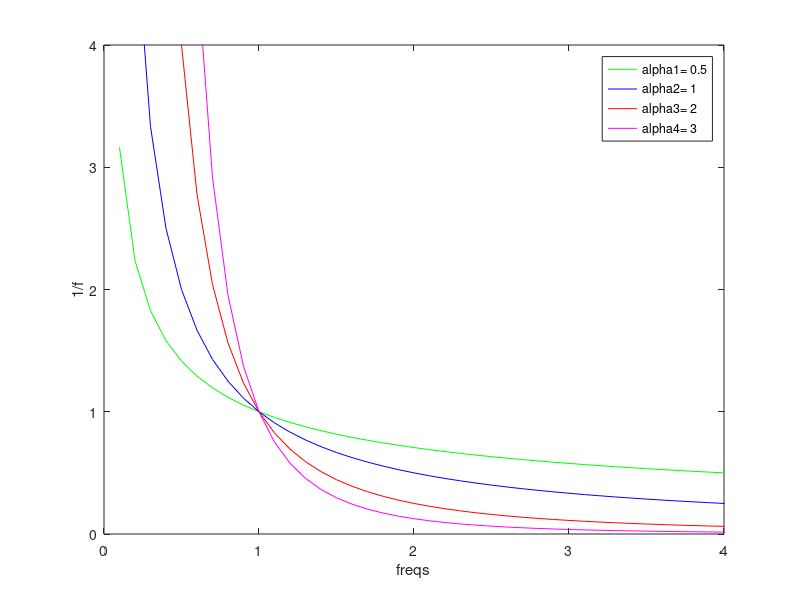

This figure's MATLAB source: (Note: this script raises an error after producing the figure.)
%% PLOT-1 examine beta or alpha or the slope
freqs=[0.1:0.1:50];

figure;
alpha1=0.5;
P=1./(freqs.^alpha1);
plot(freqs,P,'g');% 1overf
xlabel('freqs');ylabel('1/f');
% xlim([0 10]);ylim([0 10])
hold on; 

alpha2=1;
P=1./(freqs.^alpha2);
plot(freqs,P,'b');% 1overf
xlabel('freqs');ylabel('1/f');
% xlim([0 10]);ylim([0 10])

alpha3=2;
P=1./(freqs.^alpha3);
plot(freqs,P,'r');% 1overf
xlabel('freqs');ylabel('1/f');
% xlim([0 4]);ylim([0 4])

alpha4=3;
P=1./(freqs.^alpha4);
plot(freqs,P,'m');% 1overf
xlabel('freqs');ylabel('1/f');
xlim([0 4]);ylim([0 4])

legend(['alpha1= ' num2str(alpha1)], ['alpha2= ' num2str(alpha2)],...
    ['alpha3= ' num2str(alpha3)], ['alpha4= ' num2str(alpha4)]);
%% 1.3Hz tapping data
cd /ssd/zhibin/1overf/20220609_2P/Segmented_data/Plots
% calculate std of the tapping intervals
cd /home/zhibin/Documents/GitHub/Motor_cordination/1_over_f/data_analysis/2P_testing
%%  color scheme
red   = [1 0 0];
pink  = [1 0.65 0.75];
blue  = [0 0 1];
green = [0 1 0];
darkgreen = [0 0.5 0];
grey  = [0.5 0.5 0.5];
yellow  = [1 1 0];
deepyellow  = [1 0.8 0.2];
megenta = [1 0 1];% fill([0 1 1 0],[0 0 1 1],megenta)
cyan = [0 1 1]; % fill([0 1 1 0],[0 0 1 1],cc)
purple = [0.6 0.1 0.9];
ARFIMAcolors=[deepyellow;darkgreen;pink];
    
%% PLOT-2 Try the 2 functions fit the slope to find d
% Function 1
cd /home/zhibin/Documents/GitHub/Motor_cordination/1_over_f/data_analysis/ARFIMA
addpath(genpath('/home/zhibin/Documents/GitHub/Motor_cordination/1_over_f/data_analysis/ARFIMA'));
addpath /home/zhibin/Documents/GitHub/Motor_cordination/1_over_f/data_analysis/2P_testing
addpath /home/zhibin/Documents/GitHub/Motor_cordination/1_over_f/data_analysis/DFA
%%% ARFIMA(0,d,0)
figure('units','normalized','outerposition',[0 0 1 0.5]);
N=600;d=0.5;stdx=20;
[Z] = ARFIMA_SIM(N,[],[],d,stdx);
y=Z+750;
subplot(1,4,1); plot(y,'b');
subplot(1,4,2); autocorr(y,N-1);
subplot(1,4,3); Fs=1.3; [freqs,fcoef] = oneoverf(y,Fs);xlabel('Log(f)');ylabel('Log(power)');
subplot(1,4,4); [D,Alpha1]=DFA_main(y);

% Function 2
addpath /home/zhibin/Documents/GitHub/Motor_cordination/1_over_f/ARFIMA/dgp_arfima
% ARFIMA(0,0.8,0) >>>>  Results=dgp_arfima(0,[],[],600,1,0.8);
figure('units','normalized','outerposition',[0 0 1 0.5]);
T=600;SD=20;d=0.5;F=0;
Z=dgp_arfima(0,[],[],T,SD,d,F);
y=Z+750;
subplot(1,4,1); plot(y,'b');
subplot(1,4,2); autocorr(y,T-1);
subplot(1,4,3); Fs=1.3; [freqs,fcoef] = oneoverf(y,Fs);xlabel('Log(f)');ylabel('Log(power)');
subplot(1,4,4); [D,Alpha1]=DFA_main(y);

%% PLOT-2-1
N=600;F=[];O=[];d=0.5;stdx=20;
[Z] = ARFIMA_SIM(N,F,O,d,stdx,er)


c=0;ARo=[];MAo=[];T=100;SD=20;d=0.7;F=1;
sim=dgp_arfima(c,ARo,MAo,T,SD,d,F);


%% PLOT-3 Different d
figure('units','normalized','outerposition',[0 0 1 1]);
N=1000;stdx=20;
% ds=[-0.5 -0.2 0.5];
ds=[0.2 0.5 1];
for i=1:length(ds)
    [Z] = ARFIMA_SIM(N,[],[],ds(i),stdx);
    y=Z+750;
    subplot(length(ds),4,(i-1)*4+1); 
        plot(y,'b');title(['d = ' num2str(ds(i))]);
        % ylim([680 840]);
    subplot(length(ds),4,(i-1)*4+2); 
        autocorr(y,N-1);title(['d = ' num2str(ds(i))]);
        % ylim([-0.5 1]);
    subplot(length(ds),4,(i-1)*4+3); 
        Fs=1.3; [freqs,fcoef,beta,xx,yy,FitValues] = oneoverf(y,Fs);
        plot(xx, yy,'bx');xlabel('Log10(f)');ylabel('Log10(power)');
        hold on;
        plot(xx',FitValues,'r--');
%         plotAdded(mdl);
        legend({'Data',['Fit (Beta=' num2str(beta) ')']},'Location','northeast');
        title(['d = ' num2str(ds(i)) '   (beta = d*2)']);
        % ylim([-2.5 1]);
    subplot(length(ds),4,(i-1)*4+4); 
        [D,Alpha1,n,F_n,FitValues]=DFA_main(y);
        plot(log10(n),log10(F_n),'bx');
        xlabel('Scale [log10(n)]'); ylabel('RMS [log10(F-n)]');
        hold on;
        plot(log10(n(1:end)),FitValues,'r--');
        legend({'Data',['Fit (H=' num2str(Alpha1) ')']},'Location','southeast');
        title(['d = ' num2str(ds(i)) '   (H = d+0.5)']);
        % ylim([0 3]);
end
% cd /usr/local/MATLAB/R2019a/toolbox/bioinfo/biodemos/ %suptitle.m
% cd /usr/local/MATLAB/R2022a/toolbox/bioinfo/biodemos/ % suptitle.m
suptitle(['Different d with same std = ' num2str(stdx)]);

figureName=['Different_d'];
saveas(gcf,figureName,'fig');

%% PLOT-3-1 add parcorr
figure('units','normalized','outerposition',[0 0 1 1]);
N=100;stdx=20;
ds=[0.2 0.5 1];
for i=1:length(ds)
    [Z] = ARFIMA_SIM(N,[],[],ds(i),stdx);
    y=Z+750;
    subplot(length(ds),5,(i-1)*5+1); 
        plot(y,'b');title(['d = ' num2str(ds(i))]);
        % ylim([680 840]);
    subplot(length(ds),5,(i-1)*5+2); 
        autocorr(y,N-1);title(['d = ' num2str(ds(i))]);
        ylabel('autocorr')
        % ylim([-0.5 1]);
    subplot(length(ds),5,(i-1)*5+3); 
        parcorr(y,N-1);title(['d = ' num2str(ds(i))]);
        ylabel('parcorr')
        % ylim([-0.5 1]);   
    subplot(length(ds),5,(i-1)*5+4); 
        Fs=1.3; [freqs,fcoef] = oneoverf(y,Fs);
        xlabel('Log(f)');ylabel('Log(power)');
        title(['d = ' num2str(ds(i)) '   (beta = d*2)']);
        % ylim([-2.5 1]);
    subplot(length(ds),5,(i-1)*5+5); 
        [D,Alpha1]=DFA_main(y);
        title(['d = ' num2str(ds(i)) '   (H = d+0.5)']);
        % ylim([0 3]);
end
% cd /usr/local/MATLAB/R2019a/toolbox/bioinfo/biodemos/ %suptitle.m
% cd /usr/local/MATLAB/R2022a/toolbox/bioinfo/biodemos/ % suptitle.m
suptitle(['Different d with same std = ' num2str(stdx)]);

%% PLOT-4 Different length
Ns=[100 500 1000 3000];d=1;stdx=20;
figure('units','normalized','outerposition',[0 0 1 1]);
for i=1:length(Ns)
    [Z] = ARFIMA_SIM(Ns(i),[],[],d,stdx);
    y=Z+750;
    subplot(length(Ns),4,(i-1)*4+1); 
        plot(y,'b');
        title(['d = ' num2str(d) '    data length = ' num2str(Ns(i))]);
        % ylim([680 840]);
    subplot(length(Ns),4,(i-1)*4+2); 
        autocorr(y,Ns(i)-1);
        title(['d = ' num2str(d) '    data length = ' num2str(Ns(i))]);
        % ylim([-0.5 1]);
    subplot(length(Ns),4,(i-1)*4+3); 
        Fs=1.3; [freqs,fcoef] = oneoverf(y,Fs);
        xlabel('Log10(f)');ylabel('Log10(power)');
        title(['d = ' num2str(d) '    data length = ' num2str(Ns(i))]);
        % ylim([-2.5 1]);
    subplot(length(Ns),4,(i-1)*4+4); 
        [D,Alpha1]=DFA_main(y);
        title(['d = ' num2str(d) '    data length = ' num2str(Ns(i))]);
        % ylim([0 3]);
end
suptitle(['Different length with same d = ' num2str(d)]);

figureName=['Different_N'];
saveas(gcf,figureName,'fig');

%% PLOT-5 Segmenting 3000 taps into 100 taps/chuncks
Ns=[3000 1000 500 100];d=1;stdx=20;
figure('units','normalized','outerposition',[0 0 1 1]);
for i=1:length(Ns)
    [Z] = ARFIMA_SIM(3000,[],[],d,stdx);
    y=Z+750;
    ys=y(1:Ns(i));
    subplot(length(Ns),4,(i-1)*4+1); 
        plot(ys,'b');
        title(['d = ' num2str(d) '    data length = ' num2str(Ns(i))]);
        % ylim([680 840]);
    subplot(length(Ns),4,(i-1)*4+2); 
        autocorr(ys,Ns(i)-1);
        title(['d = ' num2str(d) '    data length = ' num2str(Ns(i))]);
        % ylim([-0.5 1]);
    subplot(length(Ns),4,(i-1)*4+3); 
        Fs=1.3; [freqs,fcoef] = oneoverf(ys,Fs);
        xlabel('Log10(f)');ylabel('Log10(power)');
        title(['d = ' num2str(d) '    data length = ' num2str(Ns(i))]);
        % ylim([-2.5 1]);
    subplot(length(Ns),4,(i-1)*4+4); 
        [D,Alpha1]=DFA_main(ys);
        title(['d = ' num2str(d) '    data length = ' num2str(Ns(i))]);
        % ylim([0 3]);
end
suptitle(['The 1st Segment with different length from the 3000 taps']);

figureName=['Different_Segment'];
saveas(gcf,figureName,'fig');

%% PLOT-6-calculation for 100 or 600 taps see how stable the estimations are
%{ 
N=100; ds=[0.1:0.1:1]; repeat=100; stdx=20;
%}

function [Betass,BetassErr,Hss,HssErr] = IterARFIMA(N,ds,repeat,stdx);

% calcualtion
Betass=[];Hss=[];BetassErr=[];HssErr=[];
for j=1:length(ds)
    d=ds(j);
    Betas=[];Hs=[];
    for i=1:repeat 
        % [Z] = ARFIMA_SIM(N,[],[],d,stdx);
        Z=dgp_arfima(0,[],[],N,stdx,d,0);
        y=Z+750;
        % PSA
        Fs=1.3; [~,~,beta] = oneoverf(y,Fs);
        % DFA
        [~,H]=DFA_main(y);
        % append the values
        Betas = [Betas beta];
        Hs = [Hs H];  
    end
Betass=[Betass;Betas];
BetassErr=[BetassErr; std(Betas)/sqrt(N)];
Hss=[Hss;Hs];
HssErr=[HssErr; std(Hs)/sqrt(N)];
end
end

%% PLOT-6-1 plot all 10 subplots
figure('units','normalized','outerposition',[0 0 1 1]);
for j=1:length(ds)
    subplot(2,10,j);    
    hist(Betass(j,:),repeat);
    xlabel('beta');ylabel('repeats');
    xlim([-2 5]);
    title(['d = ' num2str(ds(j))]);
    
    subplot(2,10,10+j);
    hist(Hss(j,:),repeat); 
    xlabel('H');ylabel('repeats');
    xlim([0 2]);
    title(['d = ' num2str(ds(j))]);
end
% suptitle(['Beta and H with different d repeating 100 times (ARFIMA-SIM ([],d,[]); length of ' num2str(N) ')']);
suptitle(['Beta and H with different d repeating 100 times (dgp-arfima ([],d,[]); length of ' num2str(N) ')']);

%% PLOT-6-2 : 2 plots with error bar
figure;
subplot(1,2,1);
errorbar(ds,mean(Betass,2),BetassErr,'.')
xlabel('d');ylabel('Beta');xlim([0 1.1]);
title(['Beta with standard error']);
B=2.*ds; hold on; plot(ds,B,'color',purple);
legend({'B','B=2*d'},'Location','southeast');
subplot(1,2,2);
errorbar(ds,mean(Hss,2),HssErr,'.')
xlabel('d');ylabel('H');xlim([0 1.1]);
title(['H with standard error']);
H=ds+0.5; hold on; plot(ds,H,'color',purple);
legend({'H','H=d+0.5'},'Location','southeast');
suptitle(['Beta and H with different d repeating 100 times (ARFIMA ([],d,[]); length of ' num2str(N) ')']);

%% PLOT-6-2-1 : 2 plots with error bar for 3 different length
Ns=[100 600 1000]; ds=[0.1:0.1:1]; repeat=100; stdx=20;
figure;
tic;
for i=1:3
    [Betass,BetassErr,Hss,HssErr] = IterARFIMA(Ns(i),ds,repeat,stdx);
    subplot(1,2,1);
        hold on;
        errorbar(ds,mean(Betass,2),BetassErr,'.','color',ARFIMAcolors(i,:));
        xlabel('d');ylabel('Beta');xlim([0 1.1]);
        title(['Beta with standard error']);
        hold off;
        if i==3;
            B=2.*ds; hold on; plot(ds,B,'color',purple);hold off;
            legend({'N=100','N=600','N=1000','B=2*d'},'Location','southeast');
        end
    subplot(1,2,2);
        hold on;
        errorbar(ds,mean(Hss,2),HssErr,'.','color',ARFIMAcolors(i,:))
        xlabel('d');ylabel('H');xlim([0 1.1]);
        title(['H with standard error']);
        hold off;
        if i==3;
            H=ds+0.5; hold on; plot(ds,H,'color',purple);hold off;
            legend({'N=100','N=600','N=1000','H=d+0.5'},'Location','southeast');
        end
end
suptitle(['Beta and H with different d repeating 100 times (ARFIMA ([],d,[]); length of ' num2str(Ns) ')']);
toc

%Elapsed time is 640.222034 seconds.
figureName=['InterARFIMA'];
saveas(gcf,figureName,'fig');
    
%% PLOT-6-3 : 2 violin plots
addpath /home/zhibin/Documents/GitHub/Motor_cordination/1_over_f/data_analysis/violin
figure;
subplot(1,2,1);
[h,L,MX,MED]=violin(Betass');
ylabel('\beta','FontSize',14)
xticks([1:10]);
xticklabels(string(ds));
xlabel('d');
title(['Beta']);
subplot(1,2,2);
[h,L,MX,MED]=violin(Hss');
ylabel('H','FontSize',14)
xticks([1:10]);
xticklabels(string(ds));
xlabel('d');
suptitle(['Beta and H with different d repeating 100 times (ARFIMA ([],d,[]); length of ' num2str(N) ')']);

%% PLOT-7 simulation plot for the army 
N=100; d=0.7; repeat=100; stdx=20;

Z=dgp_arfima(0,[],[],N,stdx,d,0);
y1=round(Z'+750); 
Y1=[];
for i=1:length(y1)
    Y1=[Y1 1 zeros(1,y1(i))];
end

Z=dgp_arfima(0,[],[],N,stdx,d,0);
y2=round(Z'+750);
Y2=[];
for i=1:length(y2)
    Y2=[Y2 1 zerxcos(1,y2(i))];
end
Y2=[zeros(1,750/2) Y2]; % add the offset
% figure;plot(y1,'r');hold on;plot(y2,'b');

figure('units','normalized','outerposition',[0 0 0.6 1]);
subplot(4,1,1);
plot(Y1,'r');hold on;plot(Y2,'b');
xlabel('time (ms)');
yticks(1);yticklabels('button pressed');
xlim([750*0 750*40]); ylim([0 1.5]);
legend('Player L','Player R');
title('Syncopated tapping sequences of 2 players');

subplot(4,2,3);
MinLength=min([length(y1) length(y2)]);
[acf,lags,bounds] = autocorr(y1(1:MinLength),MinLength-1);
stem(lags,acf,'r'); xlabel('Lag');ylabel('\rho(k)');
hold on;
h = line(lags,bounds(1)*ones(length(acf),1));
h1 = line(lags,bounds(2)*ones(length(acf),1));
set(h,'color',[1 0 1]);
set(h1,'color',[1 0 1]);
title('Autocorr: Player L');
subplot(4,2,5);
[acf,lags,bounds] = autocorr(y2(1:MinLength),MinLength-1);
stem(lags,acf,'b'); xlabel('Lag');ylabel('\rho(k)');
hold on;
h = line(lags,bounds(1)*ones(length(acf),1));
h1 = line(lags,bounds(2)*ones(length(acf),1));
set(h,'color',[1 0 1]);
set(h1,'color',[1 0 1]);
title('Autocorr: Player R');
subplot(4,2,7);
yy1=y1-mean(y1);yy2=y2-mean(y2);
[r,lags]=xcorr(yy1(1:MinLength),yy2(1:MinLength),MinLength-1,'normalized');
plot(lags,r,'color',[0 0.5 0]);xlabel('Lag');ylabel('\rho(k)');yline(0,'color',[1 0.8 0.2]);
title('Xcorr: Player L & R');

subplot(4,2,[4 6 8]);
[D,Alpha1,n,F_n,FitValues]=DFA_main(y1);
plot(log10(n),log10(F_n),'rx');
hold on; plot(log10(n),FitValues,'r');
[D,Alpha2,n,F_n,FitValues]=DFA_main(y2);
plot(log10(n),log10(F_n),'bx');
hold on; plot(log10(n),FitValues,'b');
legend({'Player L',['H=' num2str(Alpha1)],'Player R',['H=' num2str(Alpha2)],},'Location','southeast');
xlabel('Scale [log10(n)]') % win_lengths 
ylabel('RMS [log10(F-n)]') % RMS values
title('DFA')

figureName=['ZBPlot20220624'];
saveas(gcf,figureName,'jpg');
    
%% PLOT-7-1 simulation plot for the army 
%parameters
N=100; 
d=0.7; 
nrepeat=10; 
stdx=10; 
meanx = 750;

acfmean1 = zeros(1,N/2+1);
acfmean2 = zeros(1,N/2+1);
rmean12 = zeros(1,N+1);
boundsmean1 = zeros(1,2);
boundsmean2 = zeros(1,2);

for j = 1:nrepeat 

    Z=dgp_arfima(0,[],[],N,stdx,d,0);
    y1=round(Z'+meanx); 
    
    Z=dgp_arfima(0,[],[],N,stdx,d,0);
    y2=round(Z'+meanx);
    
    Y1=[];
    for i=1:length(y1)
        Y1 =[Y1 1 zeros(1,y1(i))];
    end
    Y2=[];
    for i=1:length(y2)
        Y2 =[Y2 1 zeros(1,y2(i))];
    end
    Y2 =[zeros(1,750/2) Y2]; % add the offset
    
    MinLength=min([length(y1) length(y2)]);
    
    y1 = y1-mean(y1);
    y2 = y2-mean(y2);
    
    [acf1,lags1,bounds1] = autocorr(y1(1:MinLength),N/2);
    acfmean1 = acfmean1+ acf1;
    boundsmean1 = boundsmean1 + bounds1;
    [acf2,lags2,bounds2] = autocorr(y2(1:MinLength),N/2);
    acfmean2 = acfmean2 + acf2;
    [r12,lags12]=xcorr(y1(1:MinLength),y2(1:MinLength),N/2,'normalized');
    rmean12 = rmean12 + r12;
    boundsmean2 = boundsmean2 + bounds2;
end;

acfmean1 = acfmean1/nrepeat;
acfmean2 = acfmean2/nrepeat;
rmean12 = rmean12/nrepeat;
boundsmean1=boundsmean1/nrepeat;
boundsmean2=boundsmean2/nrepeat;



% Plotting is afterwards
figure('units','normalized','outerposition',[0 0 0.6 1]);

subplot(4,1,1);
plot(Y1,'r');hold on;plot(Y2,'b');
xlabel('time (ms)');
yticks(1);yticklabels('button pressed');
xlim([750*0 750*40]); ylim([0 1.5]);
legend('Player L','Player R');
title('Syncopated tapping sequences of 2 players');

subplot(4,2,3);
stem(lags1,acfmean1,'r'); xlabel('Lag');ylabel('\rho(k)');
% plot(lags1,acfmean1,'r'); xlabel('Lag');ylabel('\rho(k)');
axis([0 50 -0.2 1]) 
hold on;
h = line(lags1,boundsmean1(1)*ones(length(acfmean1),1));
h1 = line(lags1,boundsmean1(2)*ones(length(acfmean1),1));
set(h,'color',[1 0 1]);
set(h1,'color',[1 0 1]);
title('Autocorr: Player L');

subplot(4,2,5);
stem(lags2,acfmean2,'b'); xlabel('Lag');ylabel('\rho(k)');
% plot(lags2,acfmean2,'b');xlabel('Lag');ylabel('\rho(k)');
axis([0 50 -0.2 1]) 
hold on;
h = line(lags2,boundsmean2(1)*ones(length(acfmean2),1));
h1 = line(lags2,boundsmean2(2)*ones(length(acfmean2),1));
set(h,'color',[1 0 1]);
set(h1,'color',[1 0 1]);
title('Autocorr: Player R');

subplot(4,2,7);
plot(lags12,rmean12,'color',[0 0.5 0]);xlabel('Lag');ylabel('\rho(k)');
yline(0,'color',[1 0.8 0.2]);
axis([-50 50 -0.2 1]);
title('Xcorr: Player L & R');

subplot(4,2,[4 6 8]);
[D,Alpha1,n,F_n,FitValues]=DFA_main(y1);
plot(log10(n),log10(F_n),'rx');
hold on; plot(log10(n),FitValues,'r');
[D,Alpha2,n,F_n,FitValues]=DFA_main(y2);
plot(log10(n),log10(F_n),'bx');
hold on; plot(log10(n),FitValues,'b');
legend({'Player L',['H=' num2str(Alpha1)],'Player R',['H=' num2str(Alpha2)],},'Location','southeast');
xlabel('Scale [log10(n)]') % win_lengths 
ylabel('RMS [log10(F-n)]') % RMS values
title('DFA')

figureName=['RMPlot20220625'];
saveas(gcf,figureName,'jpg');

%% PLOT-7-2 syncopation plot for the army 
cd D:\360MoveData\Users\alienware\Documents\GitHub\Motor_cordination\1_over_f\data_analysis\ARFIMA\Sim_plots
addpath D:\360MoveData\Users\alienware\Documents\GitHub\Motor_cordination\1_over_f\data_analysis\2P_testing
cd D:\360MoveData\Users\alienware\Documents\GitHub\Motor_cordination\1_over_f\data_analysis\2P_testing
addpath D:\360MoveData\Users\alienware\Documents\GitHub\Motor_cordination\1_over_f\data_analysis\DFA
cd G:\1overf\20220610_2P
cd G:\1overf\20220610_2P\Segmented_data\1_50Hz_ICAautomized
clear
load('BP20220610.mat')
load('FB20220610.mat')

condi=1; BP_L=BPCondi1L; FB_L=FBCondi1L; BP_R=BPCondi1R;FB_R=FBCondi1R;
condi=2; BP_L=BPCondi2L; FB_L=FBCondi2L; BP_R=BPCondi2R;FB_R=FBCondi2R;
condi=3; BP_L=BPCondi3L; FB_L=FBCondi3L; BP_R=BPCondi3R;FB_R=FBCondi3R;
condi=4; BP_L=BPCondi4L; FB_L=FBCondi4L; BP_R=BPCondi4R;FB_R=FBCondi4R;
% syncopation expt
conditionNames={'uncoupled' 'L-lead' 'R-lead' 'mutual-1.3Hz'};

y1=Calinterval(BP_L')./2;
y2=Calinterval(BP_R')./2;

% time (ms) for 100 taps
Inter100=round(100/1.3,3);

sr=2000;
nrepeat=3;
y1=[];y2=[];
MinLength=74; % choose an even number
acfmean1=zeros(1,round(MinLength/2)+1);
boundsmean1=zeros(1,2);
acfmean2=zeros(1,round(MinLength/2)+1);
boundsmean2=zeros(1,2);
rmean12=zeros(1,round(MinLength)+1);


for i=1:nrepeat
    y1(i).BPint=Calinterval(BP_L((Inter100*sr*(i-1)+1):(Inter100*sr*i))')./2;
    y2(i).BPint=Calinterval(BP_R((Inter100*sr*(i-1)+1):(Inter100*sr*i))')./2;
    
    % MinLength=min([length(y1(i).BPint) length(y2(i).BPint)]);
    
    y1(i).BPint = y1(i).BPint-mean(y1(i).BPint);
    y2(i).BPint = y2(i).BPint-mean(y2(i).BPint);
    
    [acf1,lags1,bounds1] = autocorr(y1(i).BPint(1:MinLength),round(MinLength/2));
    acfmean1 = acfmean1+ acf1;
    boundsmean1 = boundsmean1 + bounds1;
    [acf2,lags2,bounds2] = autocorr(y2(i).BPint(1:MinLength),round(MinLength/2));
    acfmean2 = acfmean2 + acf2;
    boundsmean2 = boundsmean2 + bounds2;
    [r12,lags12]=xcorr(y1(i).BPint(1:MinLength),y2(i).BPint(1:MinLength),round(MinLength/2),'normalized');
    rmean12 = rmean12 + r12;
    
end;

acfmean1 = acfmean1/nrepeat;
acfmean2 = acfmean2/nrepeat;
rmean12 = rmean12/nrepeat;
boundsmean1=boundsmean1/nrepeat;
boundsmean2=boundsmean2/nrepeat;


% calculate H in the 5 window
Alphas1=[];Alphas2=[];% Hs1Err=[];Hs2Err=[];  [HssErr; std(Hs)/sqrt(N)];
for i=1:nrepeat
    [D,Alpha1,n,F_n,FitValues]=DFA_main(y1(i).BPint(1:MinLength));
    Alphas1=[Alphas1 Alpha1];
    % Hs1Err=[Hs1Err std(Alphas1)/sqrt(N)];
    [D,Alpha2,n,F_n,FitValues]=DFA_main(y2(i).BPint(1:MinLength));
    Alphas2=[Alphas2 Alpha2];
end

% figure;
% plot(1:5,Alphas1,'r');hold on; plot(1:5,Alphas2,'b')
% xlabel('window');ylabel('H');xlim([0 6]);
% xticks(1:5);xticklabels(string(1:5));
% title(['H values in 5 consecutive window']);
% legend({'Player L','Player R'},'Location','southeast');



% Plotting is afterwards
figure('units','normalized','outerposition',[0 0 0.6 1]);

subplot(4,1,1);
plot(BP_L,'r');hold on;plot(BP_R,'b');
xlabel('time (ms)');
yticks(1);yticklabels('button pressed');
xlim([sr*0 sr*Inter100/3]); ylim([0 1.5]);
legend('Player L','Player R');
title(['Syncopated tapping sequences of 2 players' conditionNames(condi)]);

subplot(4,2,3);
stem(lags1,acfmean1,'r'); xlabel('Lag');ylabel('\rho(k)');
% plot(lags1,acfmean1,'r'); xlabel('Lag');ylabel('\rho(k)');
axis([0 MinLength/2 -0.3 1]) 
hold on;
h = line(lags1,boundsmean1(1)*ones(length(acfmean1),1));
h1 = line(lags1,boundsmean1(2)*ones(length(acfmean1),1));
set(h,'color',[1 0 1]);
set(h1,'color',[1 0 1]);
title('Autocorr: Player L');

subplot(4,2,5);
stem(lags2,acfmean2,'b'); xlabel('Lag');ylabel('\rho(k)');
% plot(lags2,acfmean2,'b');xlabel('Lag');ylabel('\rho(k)');
axis([0 MinLength/2 -0.3 1]) 
hold on;
h = line(lags2,boundsmean2(1)*ones(length(acfmean2),1));
h1 = line(lags2,boundsmean2(2)*ones(length(acfmean2),1));
set(h,'color',[1 0 1]);
set(h1,'color',[1 0 1]);
title('Autocorr: Player R');

subplot(4,2,7);
plot(lags12,rmean12,'color',[0 0.5 0]);xlabel('Lag');ylabel('\rho(k)');
yline(0,'color',[1 0.8 0.2]);xline(0,'color',[1 0.8 0.2]);
axis([-MinLength/2 MinLength/2 -0.3 1]);
title('Xcorr: Player L & R');

subplot(4,2,[4 6]);
i=2;
[D,Alpha1,n,F_n,FitValues]=DFA_main(y1(i).BPint(1:MinLength));
plot(log10(n),log10(F_n),'rx');
hold on; plot(log10(n),FitValues,'r');
[D,Alpha2,n,F_n,FitValues]=DFA_main(y2(i).BPint(1:MinLength));
plot(log10(n),log10(F_n),'bx');
hold on; plot(log10(n),FitValues,'b');
legend({'Player L',['H=' num2str(Alpha1)],'Player R',['H=' num2str(Alpha2)],},'Location','southeast');
xlabel('Scale [log10(n)]') % win_lengths 
ylabel('RMS [log10(F-n)]') % RMS values
title('DFA')

subplot(4,2,[8]);
plot(1:nrepeat,Alphas1,'r');hold on; plot(1:nrepeat,Alphas2,'b')
xlabel('window');ylabel('H');xlim([0 6]);
xticks(1:5);xticklabels(string(1:5));
title(['H values in 5 consecutive window']);
legend({'Player L','Player R'},'Location','southeast');

% figureName=['RMPlot20220625'];
% saveas(gcf,figureName,'jpg');


